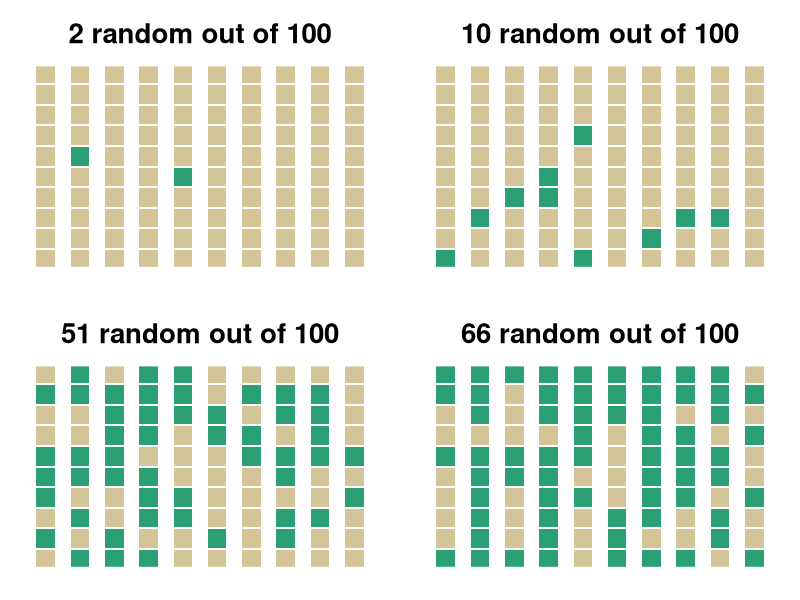

Reproduce this figure in R.
# random visualization test
# 2021-06-14

n = 0:99
x = n %% 10 # x position on grid
y = floor(n/10) # y position on grid

# make 4 plots
pdf(file = "~/git/misc-analyses/visualizing_randomness/block_test_various_percent.pdf", width = 8, height = 8)
par(mar=c(2,2,4,2), mfrow=c(2,2))
colorset = rep("#d3c597ff",100)
is_blue = sample(n,2)
colorset[is_blue] = "#2aa074ff"
plot(x,y, cex=3, pch=15, col=colorset, frame.plot=FALSE, axes=FALSE, 
     main = "2 random out of 100", xlab = "", ylab = "", cex.main=2)
colorset = rep("#d3c597ff",100)
is_blue = sample(n,10)
colorset[is_blue] = "#2aa074ff"
plot(x,y, cex=3, pch=15, col=colorset, frame.plot=FALSE, axes=FALSE, 
     main = "10 random out of 100", xlab = "", ylab = "", cex.main=2)
colorset = rep("#d3c597ff",100)
is_blue = sample(n,51)
colorset[is_blue] = "#2aa074ff"
plot(x,y, cex=3, pch=15, col=colorset, frame.plot=FALSE, axes=FALSE, 
     main = "51 random out of 100", xlab = "", ylab = "", cex.main=2)
colorset = rep("#d3c597ff",100)
is_blue = sample(n,66)
colorset[is_blue] = "#2aa074ff"
plot(x,y, cex=3, pch=15, col=colorset, frame.plot=FALSE, axes=FALSE, 
     main = "66 random out of 100", xlab = "", ylab = "", cex.main=2)
dev.off()
